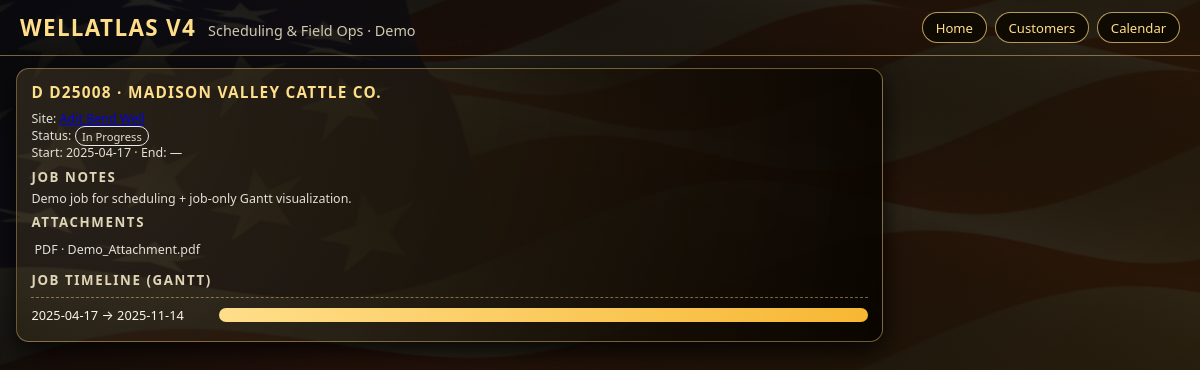
Page /jobs/31 on the committed database.
### tables this page shows
CREATE TABLE jobs (
    id INTEGER PRIMARY KEY AUTOINCREMENT,
    site_id INTEGER NOT NULL,
    division TEXT NOT NULL,
    job_number TEXT NOT NULL,
    title TEXT,
    status TEXT,
    start_date TEXT,
    end_date TEXT,
    notes TEXT,
    has_attachments INTEGER DEFAULT 0,
    FOREIGN KEY(site_id) REFERENCES sites(id)
);

CREATE TABLE customers (
    id INTEGER PRIMARY KEY AUTOINCREMENT,
    name TEXT NOT NULL
);

CREATE TABLE sites (
    id INTEGER PRIMARY KEY AUTOINCREMENT,
    customer_id INTEGER NOT NULL,
    name TEXT NOT NULL,
    latitude REAL,
    longitude REAL,
    well_depth INTEGER,
    casing_diameter REAL,
    static_level REAL,
    pump_info TEXT,
    electrical_service TEXT,
    notes TEXT,
    FOREIGN KEY(customer_id) REFERENCES customers(id)
);

CREATE TABLE attachments (
    id INTEGER PRIMARY KEY AUTOINCREMENT,
    job_id INTEGER,
    site_id INTEGER,
    type TEXT,
    filename TEXT,
    FOREIGN KEY(job_id) REFERENCES jobs(id),
    FOREIGN KEY(site_id) REFERENCES sites(id)
);

### app.py (the view)
@app.route("/jobs/<int:job_id>")
def job_detail(job_id):
    db = get_db()
    job = db.execute("SELECT * FROM jobs WHERE id=?", (job_id,)).fetchone()
    if not job:
        return "Job not found", 404
    site = db.execute("SELECT * FROM sites WHERE id=?", (job["site_id"],)).fetchone()
    customer = db.execute("SELECT * FROM customers WHERE id=?", (site["customer_id"],)).fetchone()
    attachments = db.execute("SELECT * FROM attachments WHERE job_id=?", (job_id,)).fetchall()
    job_view = dict(job)
    job_view["status_class"] = status_class(job["status"])
    job_view["division_class"] = division_class(job["division"])
    gantt = build_job_gantt(job_view)
    return render_template(
        "job_detail.html",
        job=job_view,
        site=dict(site),
        customer=dict(customer),
        attachments=[dict(a) for a in attachments],
        gantt=gantt,
    )

### app.py (called while the page is built)
def get_db():
    if "db" not in g:
        g.db = sqlite3.connect(DB_PATH)
        g.db.row_factory = sqlite3.Row
    return g.db

def division_class(division):
    return {
        "D": "drilling",
        "P": "domestic",
        "A": "ag",
        "E": "electrical",
    }.get(division, "drilling")

def status_class(status):
    key = (status or "").lower().replace(" ", "-")
    if key == "scheduled":
        return "scheduled"
    if key == "in-progress":
        return "in-progress"
    if key == "on-hold":
        return "on-hold"
    if key == "completed":
        return "completed"
    return "in-progress"

def build_job_gantt(job):
    start_raw = job["start_date"]
    if not start_raw:
        return None
    start = _date.fromisoformat(start_raw)
    status = job["status"] or ""
    end_raw = job["end_date"]
    if status == "Completed" and end_raw:
        effective_end = _date.fromisoformat(end_raw)
    elif status in ("In Progress", "On Hold"):
        effective_end = _date.today()
    else:  # Scheduled or weird
        effective_end = start
    if effective_end < start:
        effective_end = start
    total_days = max(1, (effective_end - start).days)
    return {
        "start": start.isoformat(),
        "end": effective_end.isoformat(),
        "duration_days": total_days,
        "width": 100,
        "offset": 0,
    }

### templates/job_detail.html
{% extends "base.html" %}
{% block content %}
<section class="card">
  <div class="card-header">
    <div class="card-title">{{ job['division'] }} {{ job['job_number'] }} · {{ customer['name'] }}</div>
  </div>
  <div class="small">
    Site: <a href="{{ url_for('site_detail', site_id=site['id']) }}">{{ site['name'] }}</a><br>
    Status: <span class="status-pill status-{{ job['status_class'] }}">{{ job['status'] }}</span><br>
    Start: {{ job['start_date'] or '—' }} · End: {{ job['end_date'] or '—' }}
  </div>
  <h3 class="section-title">Job Notes</h3>
  <div class="small">{{ job['notes'] }}</div>
  <h3 class="section-title">Attachments</h3>
  <ul class="list">
    {% for a in attachments %}
    <li class="list-item small">{{ a['type'].upper() }} · {{ a['filename'] }}</li>
    {% else %}
    <li class="list-item small">No attachments for this demo job.</li>
    {% endfor %}
  </ul>
  {% if gantt %}
  <h3 class="section-title">Job Timeline (Gantt)</h3>
  <div class="gantt-container">
    <div class="gantt-row">
      <div class="gantt-label">{{ gantt.start }} → {{ gantt.end }}</div>
      <div class="gantt-bar-wrap">
        <div class="gantt-bar" style="width: {{ gantt.width }}%; margin-left: {{ gantt.offset }}%;"></div>
      </div>
    </div>
  </div>
  {% endif %}
</section>
{% endblock %}

### static/css/styles.css (style rules this page uses)
body { margin: 0; font-family: system-ui, -apple-system, BlinkMacSystemFont, "Segoe UI", sans-serif; color: #f8f5e9; background: #000; background-image: url('/static/img/wallpaper.jpg'); background-size: cover; background-attachment: fixed; background-position: center; }
.card { background: radial-gradient(circle at top left, rgba(255,215,128,0.12), rgba(10,5,0,0.97)); border-radius: 0.8rem; border: 1px solid rgba(255,215,128,0.4); padding: 0.8rem 0.9rem; box-shadow: 0 8px 24px rgba(0,0,0,0.8); }
.card-header { display: flex; justify-content: space-between; align-items: center; margin-bottom: 0.45rem; }
.card-title { font-size: 0.96rem; font-weight: 600; color: #ffde8a; text-transform: uppercase; letter-spacing: 0.08em; }
.section-title { font-size: 0.83rem; text-transform: uppercase; letter-spacing: 0.12em; color: #e0d5b6; margin: 0.4rem 0 0.25rem; }
.list { list-style: none; margin: 0; padding: 0; }
.list-item { padding: 0.4rem 0.2rem; border-bottom: 1px dashed rgba(255,215,128,0.26); font-size: 0.84rem; }
.list-item:last-child { border-bottom: none; }
.small { font-size: 0.78rem; opacity: 0.9; }
.status-pill { padding: 0.1rem 0.4rem; border-radius: 999px; font-size: 0.7rem; border-width: 1px; border-style: solid; }
.status-in-progress { border-color: #ffffff; }
.gantt-container { margin-top: 0.5rem; padding-top: 0.5rem; border-top: 1px dashed rgba(255,215,128,0.45); }
.gantt-row { display: flex; align-items: center; gap: 0.5rem; margin-bottom: 0.28rem; font-size: 0.8rem; }
.gantt-label { width: 180px; flex-shrink: 0; }
.gantt-bar-wrap { flex-grow: 1; background: rgba(0,0,0,0.55); border-radius: 999px; overflow: hidden; height: 14px; }
.gantt-bar { height: 100%; background: linear-gradient(90deg, #ffde8a, #f7b733); }

### rows in the picture
jobs: division "D", job_number "D25008", status "In Progress", start_date "2025-04-17", notes "Demo job for scheduling + job-only Gantt visualization."
customers: name "MADISON VALLEY CATTLE CO."
sites: name "Adit Bend Well"
attachments: type "PDF", filename "Demo_Attachment.pdf"

### other values in the picture
{{ job['end_date'] or '—' }} "—"
{{ gantt.start }} "2025-04-17"
{{ gantt.end }} "2025-11-14"
